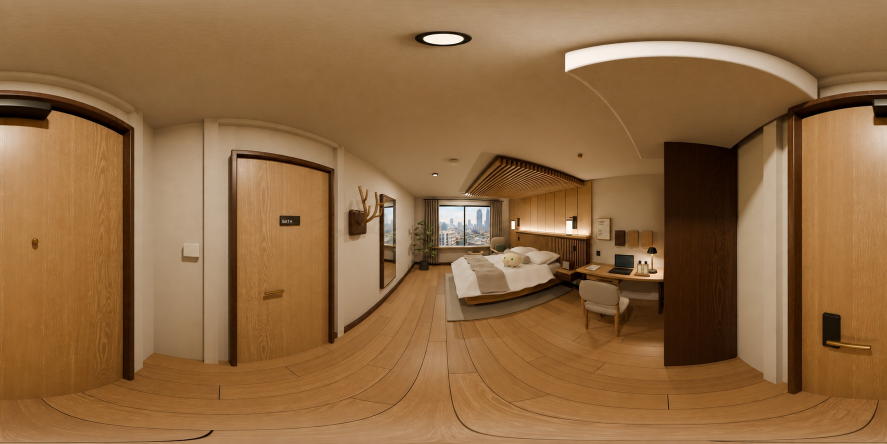
#> input picture PANO_01_ENTRANCE.jpg, 1774 x 887 px (shown at 1/2 size)
$ python prepare_detail_faces.py ../PANO_01_ENTRANCE.jpg out.png
#> lines starting #> are read from the running program, lines starting #| are printed output that depends on the picture
"""Project spherical source assets into overlapping perspective faces for image editing."""
from pathlib import Path
import argparse,math,json
import numpy as np
from PIL import Image
from scipy.ndimage import map_coordinates
p=argparse.ArgumentParser();p.add_argument('source');p.add_argument('out');a=p.parse_args()
out=Path(a.out);out.mkdir(parents=True,exist_ok=True)
# 100 degree faces give ten degrees of overlap for panorama reconstruction.
faces={'f':(0,0),'r':(90,0),'b':(180,0),'l':(-90,0),'u':(0,90),'d':(0,-90)}
im=np.asarray(Image.open(a.source).convert('RGB'));h,w=im.shape[:2];size=1024;t=math.tan(math.radians(50));xx,yy=np.meshgrid(np.linspace(-t,t,size),np.linspace(t,-t,size))
#> further down, im is the input picture: shape (887, 1774, 3); mean R, G, B 143.2, 104.8, 65.1
#> after `h, w = im.shape[:2]`: h = 887; w = 1774
for name,(yaw,pitch) in faces.items():
 ya,pi=map(math.radians,(yaw,pitch));f=np.array([math.sin(ya)*math.cos(pi),math.cos(ya)*math.cos(pi),math.sin(pi)]);r=np.array([math.cos(ya),-math.sin(ya),0]);u=np.cross(r,f)
 d=f[:,None,None]+r[:,None,None]*xx+u[:,None,None]*yy;x,y,z=d;lon=np.arctan2(x,y);lat=np.arcsin(z/np.linalg.norm(d,axis=0));px=(lon/(2*math.pi)+.5)*w-.5;py=(.5-lat/math.pi)*h-.5
 dest=np.stack([map_coordinates(im[:,:,c],[py,px],order=1,mode='wrap') for c in range(3)],axis=-1).astype('uint8');Image.fromarray(dest).save(out/(name+'.png'))
#> this loop made 6 passes
#> pass 1, `dest = np.stack([map_coordinates(im[:, :, c], [py, px], order=1, mode=`:
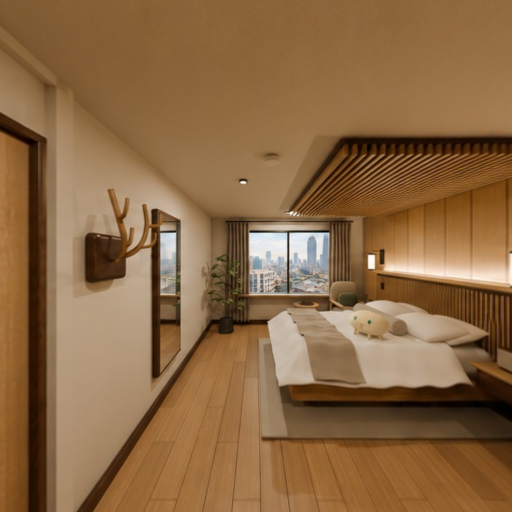
#> dest: shape (1024, 1024, 3) (shown at 1/2 size); mean R, G, B 138.7, 103.9, 67.4
#> pass 2, `dest = np.stack([map_coordinates(im[:, :, c], [py, px], order=1, mode=`:
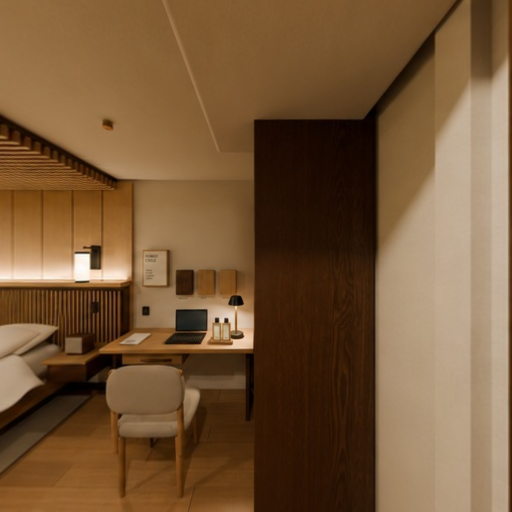
#> dest: shape (1024, 1024, 3) (shown at 1/2 size); mean R, G, B 118.5, 87.2, 55.6
#> pass 3, `dest = np.stack([map_coordinates(im[:, :, c], [py, px], order=1, mode=`:
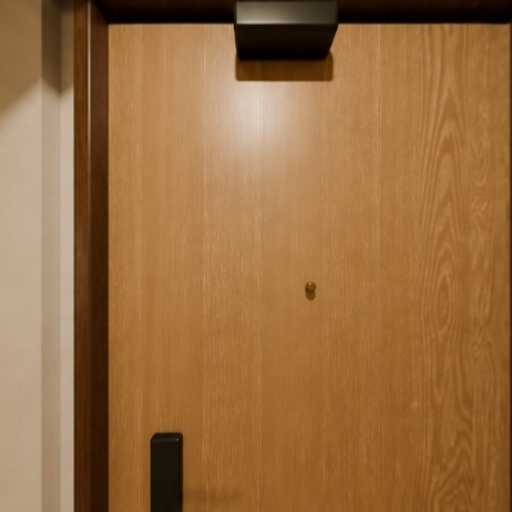
#> dest: shape (1024, 1024, 3) (shown at 1/2 size); mean R, G, B 152, 108.9, 64.5
#> after the loop:
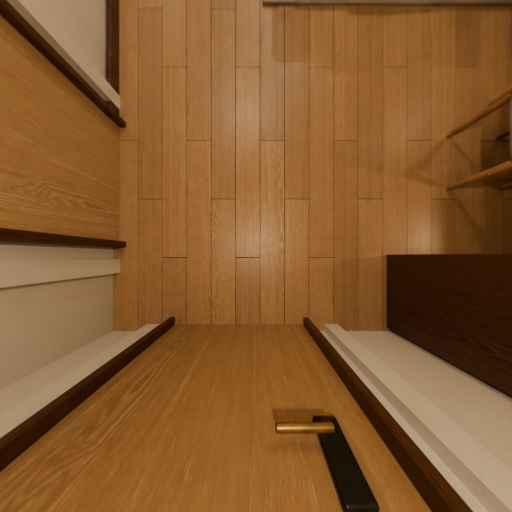
#> dest: shape (1024, 1024, 3) (shown at 1/2 size); mean R, G, B 133.7, 90.1, 47
#> after the loop:
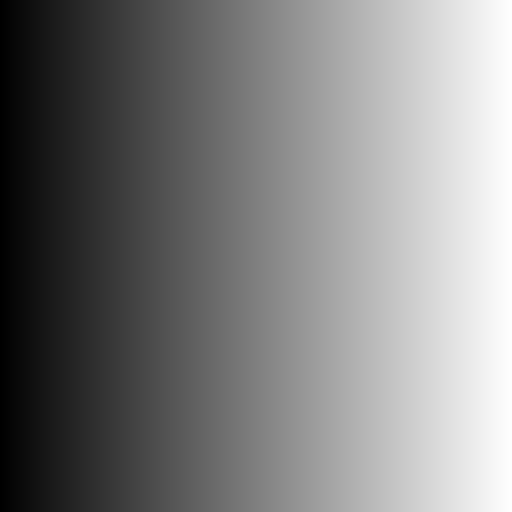
#> x: shape (1024, 1024) float64 (shown at 1/2 size); min -1.19, max 1.19, mean 1.11e-16; drawn with min black and max white
(out/'projection.json').write_text(json.dumps({'source':str(Path(a.source).resolve()),'fov':100,'input_size':1024,'faces':faces},indent=2))
print(out)

$ run again, on PANO_03_BED_FOOT.jpg
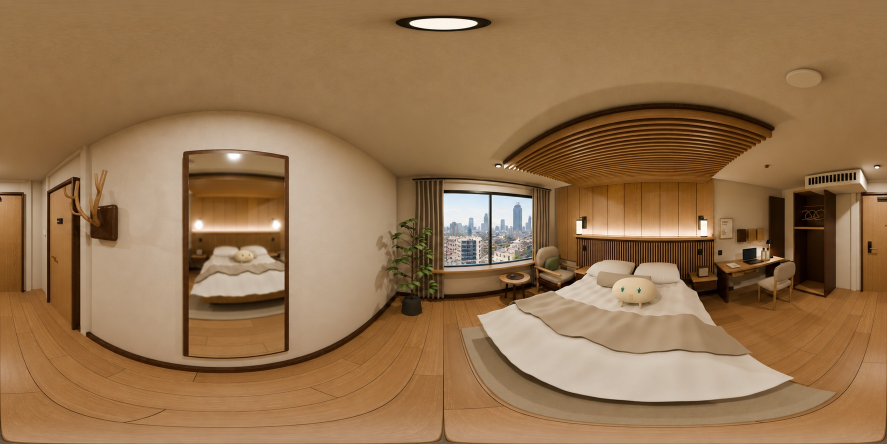
#> input picture PANO_03_BED_FOOT.jpg, 1774 x 887 px (shown at 1/2 size)
#> im is the input picture: shape (887, 1774, 3); mean R, G, B 149.1, 114.8, 78.9
#> the loop `for name,(yaw,pitch) in faces.items():` made 6 passes
#> pass 1, `dest = np.stack([map_coordinates(im[:, :, c], [py, px], order=1, mode=`:
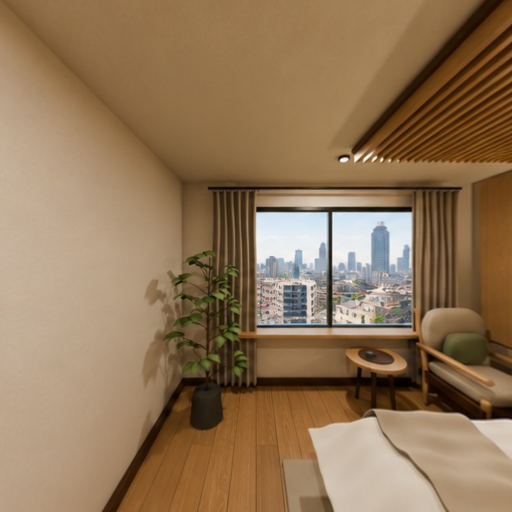
#> dest: shape (1024, 1024, 3) (shown at 1/2 size); mean R, G, B 145, 117.6, 87
#> after the loop `for name,(yaw,pitch) in faces.items():`:
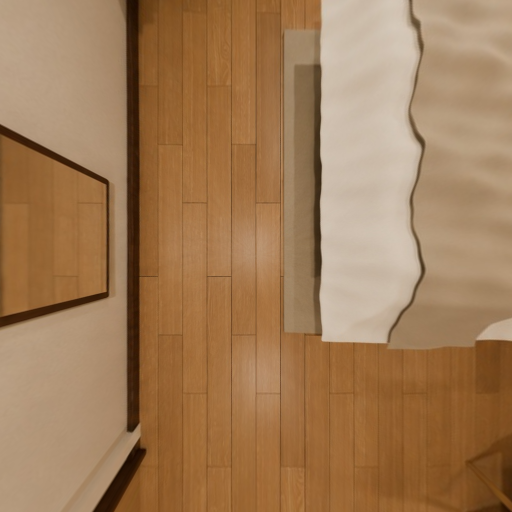
#> dest: shape (1024, 1024, 3) (shown at 1/2 size); mean R, G, B 160.5, 123.2, 86.3

$ run again, on PANO_04_BED_SIDE.jpg
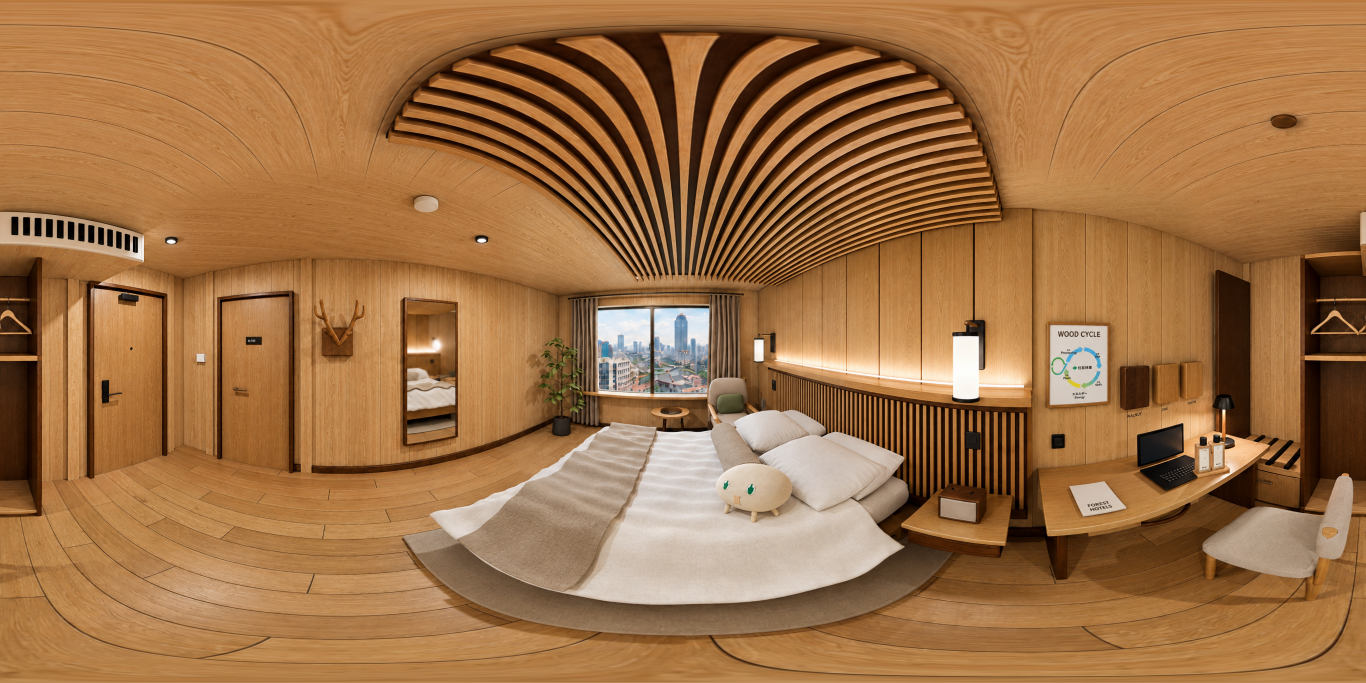
#> input picture PANO_04_BED_SIDE.jpg, 4096 x 2048 px (shown at 1/3 size)
#> im is the input picture: shape (2048, 4096, 3); mean R, G, B 159.6, 113.7, 70.5
#> the loop `for name,(yaw,pitch) in faces.items():` made 6 passes
#> pass 1, `dest = np.stack([map_coordinates(im[:, :, c], [py, px], order=1, mode=`:
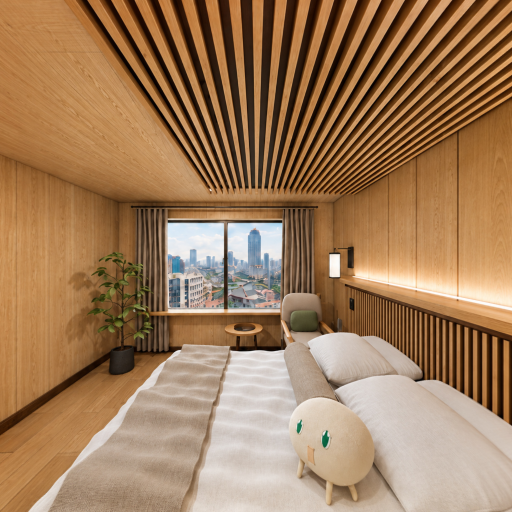
#> dest: shape (1024, 1024, 3) (shown at 1/2 size); mean R, G, B 159.8, 124.2, 90.6
#> after the loop `for name,(yaw,pitch) in faces.items():`:
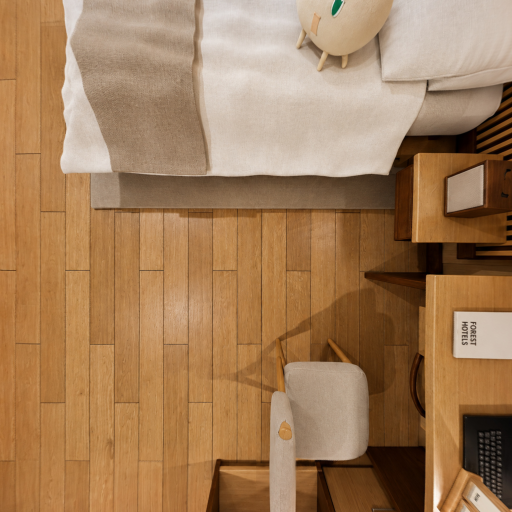
#> dest: shape (1024, 1024, 3) (shown at 1/2 size); mean R, G, B 162.8, 125.3, 89.1

$ run again, on PANO_05_WINDOW.jpg
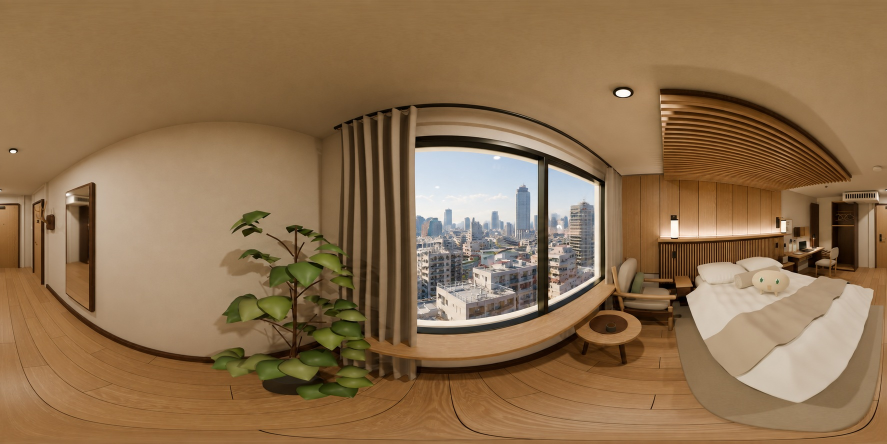
#> input picture PANO_05_WINDOW.jpg, 1774 x 887 px (shown at 1/2 size)
#> im is the input picture: shape (887, 1774, 3); mean R, G, B 141.9, 112.4, 79.2
#> the loop `for name,(yaw,pitch) in faces.items():` made 6 passes
#> pass 1, `dest = np.stack([map_coordinates(im[:, :, c], [py, px], order=1, mode=`:
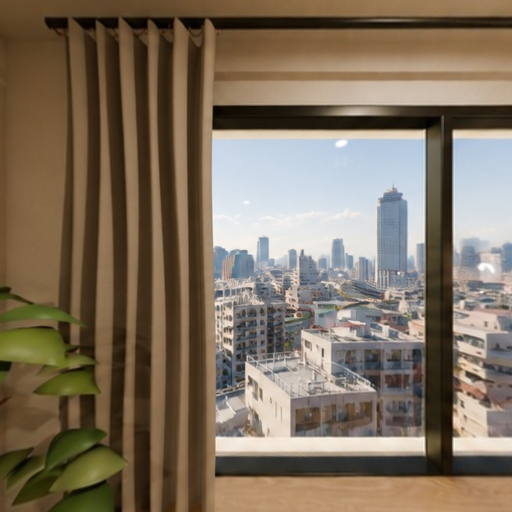
#> dest: shape (1024, 1024, 3) (shown at 1/2 size); mean R, G, B 126.3, 111.8, 93.7
#> after the loop `for name,(yaw,pitch) in faces.items():`:
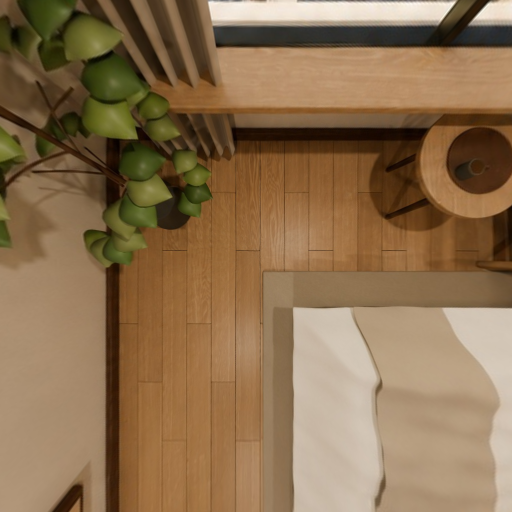
#> dest: shape (1024, 1024, 3) (shown at 1/2 size); mean R, G, B 139.6, 111.4, 78.7
